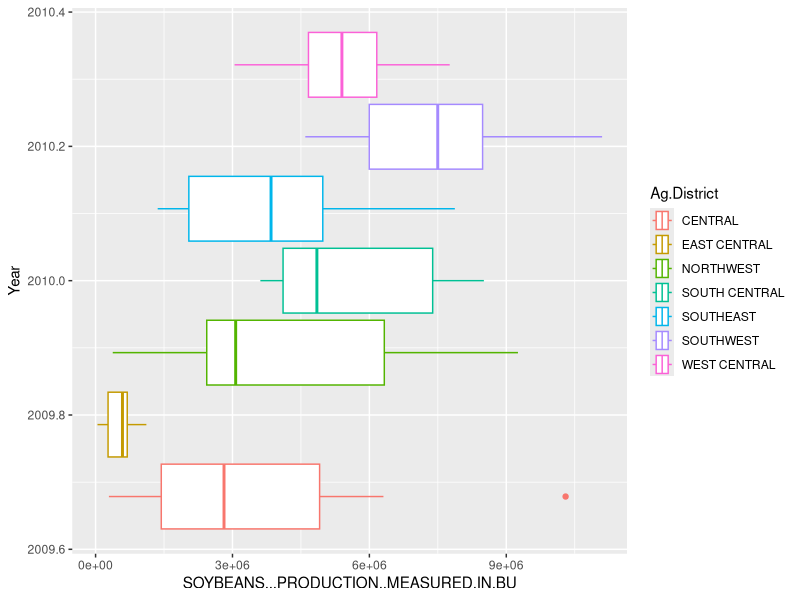
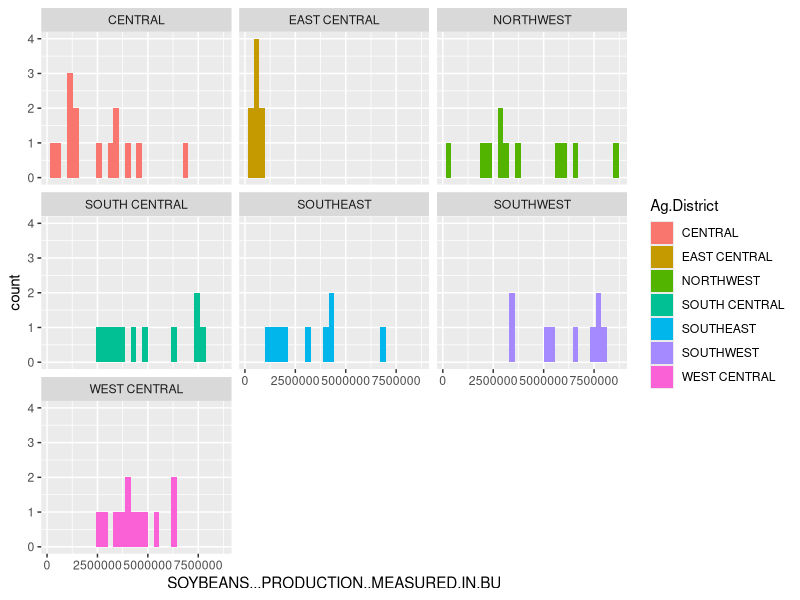

These charts were generated, in order, by the following R code:
## ---- chunk 1
library(tidyverse)
library(tidyr)
library(dplyr)
library(patchwork)
## ---- chunk 2


animals <- read.csv("Animals.csv")

CropProductivityIndex <- read.csv("CropProductivityIndex.csv")

AgDistricts <- read.csv("AgDistricts.csv")

tillable <- read.csv("TillableLand.csv")

FertilizerConsumption <- read.csv("FertilizerConsumption.csv")

Crops <- read.csv("Crops.csv")


## ---- chunk 3

Crops |>
  filter(Year == "2010")|>
  group_by(Ag.District)|>
    ggplot(aes(x = SOYBEANS...PRODUCTION..MEASURED.IN.BU, y = Year, color = Ag.District))+
  geom_boxplot()

Crops |>
  filter(Year == "2011")|>
  group_by(Ag.District)|>
    ggplot(aes(x = SOYBEANS...PRODUCTION..MEASURED.IN.BU, fill = Ag.District))+
  geom_histogram()+
  facet_wrap(~Ag.District)


corn_10 <- Crops |>
  filter(Year == "2010")|>
  ggplot(aes(x = CORN..GRAIN...PRODUCTION..MEASURED.IN.BU, fill = Ag.District))+
  geom_dotplot()
